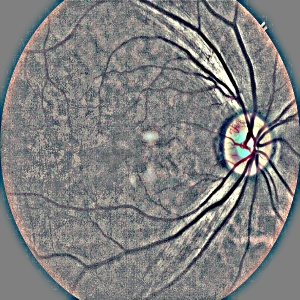
#> input picture app/uploads/0b00f8a77510.jpg, 300 x 300 px
$ python -i retinal_quality_overlay.py   (imports and definitions only)   (older library calls are emulated)
#> lines starting #> are read from the running program, lines starting #| are printed output that depends on the picture; after the words box and inside, x2 and y2 are one past the last pixel; in counts of white or black regions, pixels touching at a corner belong together
import cv2
import numpy as np
import os

OUTPUT_DIR = "outputs/quality_overlay"
# [1 line not run here, left out]


def detect_blur_regions(gray):

    laplacian = cv2.Laplacian(gray, cv2.CV_64F)

    variance = cv2.convertScaleAbs(laplacian)

    blur_mask = variance < 15

    return blur_mask


def detect_overexposed(gray):

    over_mask = gray > 240

    return over_mask


def generate_quality_overlay(image_path):

#> called with image_path = '../../app/uploads/0b00f8a77510.jpg'
    image = cv2.imread(image_path)
#> image is the input picture: shape (300, 300, 3); mean B, G, R 128, 128.1, 128.1

    gray = cv2.cvtColor(image, cv2.COLOR_BGR2GRAY)
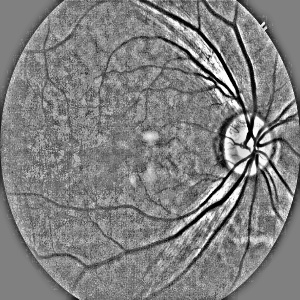
#> gray: shape (300, 300); min 0, max 255, mean 128.1

    blur_mask = detect_blur_regions(gray)
#> in detect_blur_regions, `laplacian = cv2.Laplacian(gray, cv2.CV_64F)`:
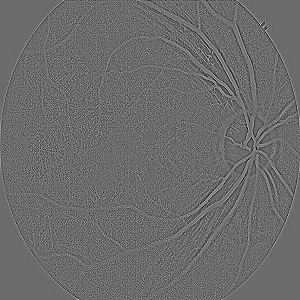
#> laplacian: shape (300, 300) float64; min -405, max 550, mean 0; drawn with min black and max white
#> in detect_blur_regions, `variance = cv2.convertScaleAbs(laplacian)`:
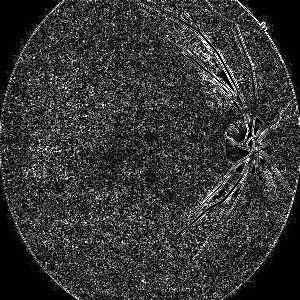
#> variance: shape (300, 300); min 0, max 255, mean 53.9
#> in detect_blur_regions, `blur_mask = variance < 15`:
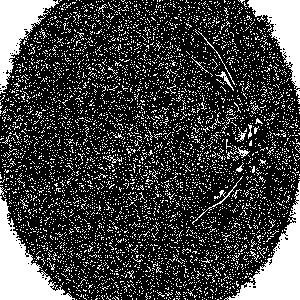
#> blur_mask: shape (300, 300) bool; 25.9% white; 5385 white regions (5359 under 20 px), largest, box (x1, y1, x2, y2) and area: (0, 196, 75, 300) 3008, (224, 181, 300, 300) 2951, (0, 0, 59, 94) 2220

    over_mask = detect_overexposed(gray)
#> in detect_overexposed, `over_mask = gray > 240`:
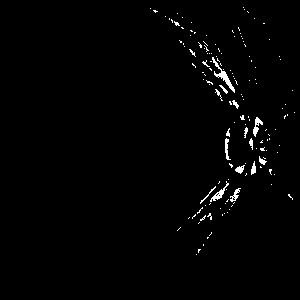
#> over_mask: shape (300, 300) bool; 1.3% white in thin lines or dots, all inside (x1, y1, x2, y2) = (150, 7, 295, 255)

    overlay = image.copy()

    # blur regions → gray
    overlay[blur_mask] = (120,120,120)

    # glare regions → yellow
    overlay[over_mask] = (0,255,255)
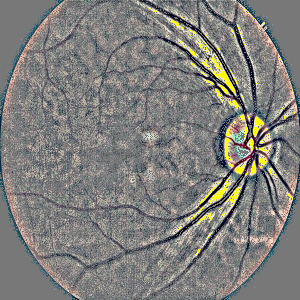
#> overlay: shape (300, 300, 3); mean B, G, R 123.4, 126.8, 127.3

    output = cv2.addWeighted(image,0.7,overlay,0.3,0)
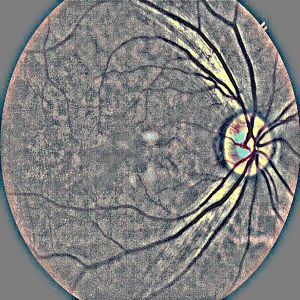
#> output: shape (300, 300, 3); mean B, G, R 126.6, 127.7, 127.9

    filename = os.path.basename(image_path)

    output_path = os.path.join(
        OUTPUT_DIR,
        f"quality_{filename}"
    )

    cv2.imwrite(output_path,output)

    return {
        "quality_map": output_path
    }

>>> result = generate_quality_overlay('../../app/uploads/0b00f8a77510.jpg')

$ run again, on app/uploads/0fd16b64697e-GF.jpg
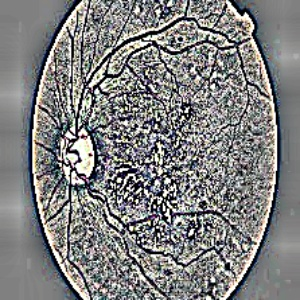
#> input picture app/uploads/0fd16b64697e-GF.jpg, 300 x 300 px
#> in generate_quality_overlay, image is the input picture: shape (300, 300, 3); mean B, G, R 128, 127.9, 127.7
#> in detect_blur_regions, `blur_mask = variance < 15`:
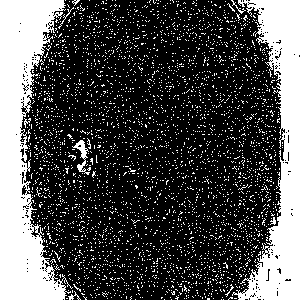
#> blur_mask: shape (300, 300) bool; 29.5% white; 3627 white regions (3617 under 20 px), largest, box (x1, y1, x2, y2) and area: (0, 0, 73, 300) 11367, (232, 0, 300, 300) 8769, (72, 140, 90, 175) 196
#> over_mask: shape (300, 300) bool; 5.9% white in thin lines or dots, all inside (x1, y1, x2, y2) = (33, 0, 277, 300)
#> in generate_quality_overlay, `output = cv2.addWeighted(image,0.7,overlay,0.3,0)`:
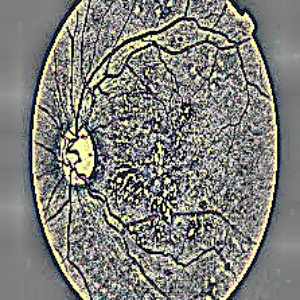
#> output: shape (300, 300, 3); mean B, G, R 123.2, 127.5, 127.3

$ run again, on app/uploads/1084_left.jpg
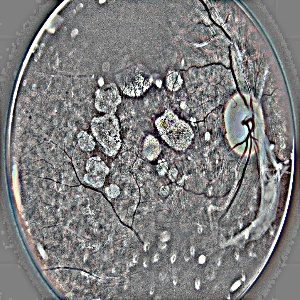
#> input picture app/uploads/1084_left.jpg, 300 x 300 px
#> in generate_quality_overlay, image is the input picture: shape (300, 300, 3); mean B, G, R 126.4, 126.3, 126.4
#> in detect_blur_regions, `blur_mask = variance < 15`:
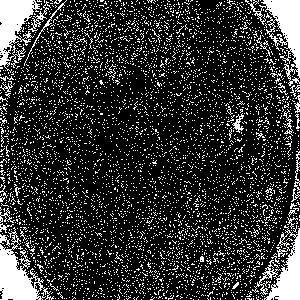
#> blur_mask: shape (300, 300) bool; 19.5% white; 4993 white regions (4960 under 20 px), largest, box (x1, y1, x2, y2) and area: (245, 0, 300, 86) 1671, (0, 227, 54, 300) 1608, (0, 0, 42, 73) 1484
#> over_mask: shape (300, 300) bool; 2.4% white in thin lines or dots
#> in generate_quality_overlay, `output = cv2.addWeighted(image,0.7,overlay,0.3,0)`:
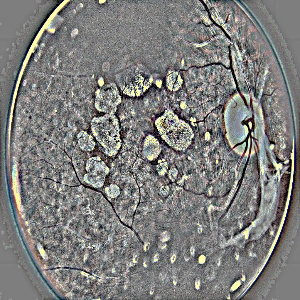
#> output: shape (300, 300, 3); mean B, G, R 124.4, 126.2, 126.3

$ run again, on app/uploads/1099_left.jpg
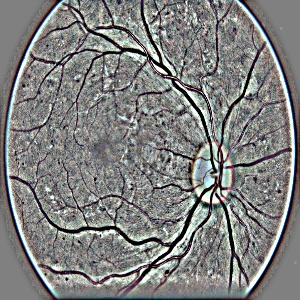
#> input picture app/uploads/1099_left.jpg, 300 x 300 px
#> in generate_quality_overlay, image is the input picture: shape (300, 300, 3); mean B, G, R 127.6, 128.5, 128.1
#> blur_mask: shape (300, 300) bool; 20% white; 4989 white regions (4957 under 20 px), largest, box (x1, y1, x2, y2) and area: (0, 0, 47, 103) 2020, (248, 0, 300, 104) 1993, (0, 202, 49, 300) 1819
#> over_mask: shape (300, 300) bool; 3.1% white in thin lines or dots
#> in generate_quality_overlay, `output = cv2.addWeighted(image,0.7,overlay,0.3,0)`:
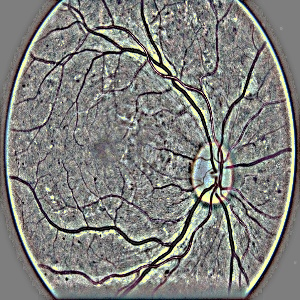
#> output: shape (300, 300, 3); mean B, G, R 125.1, 128.3, 128
